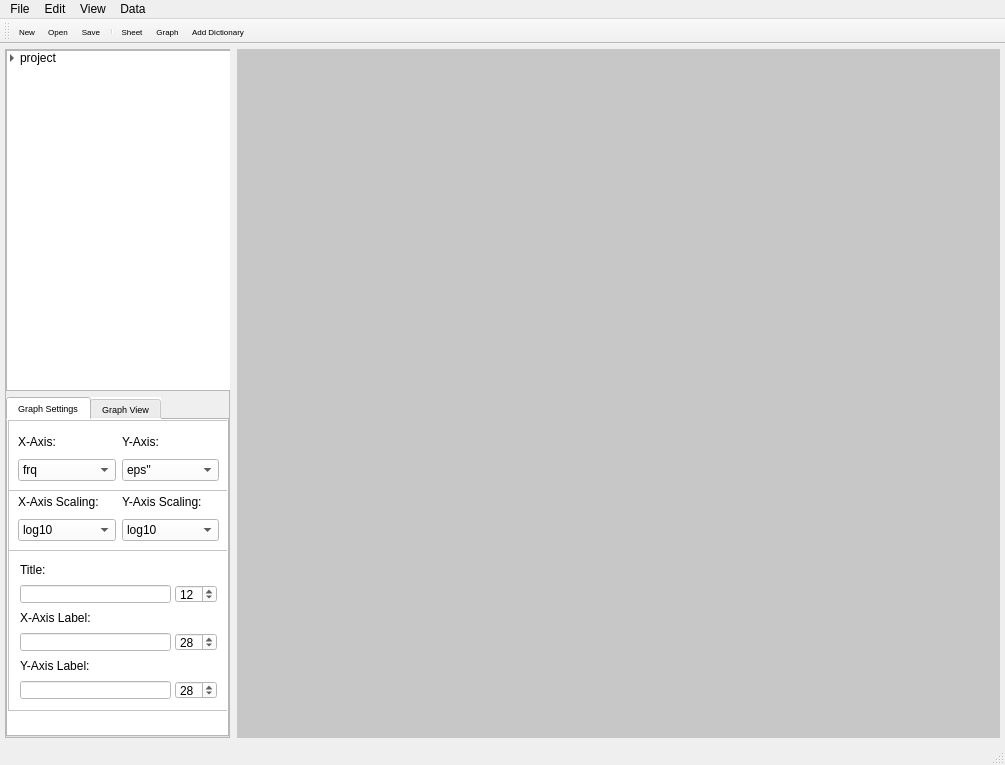
<?xml version="1.0" encoding="UTF-8"?>
<ui version="4.0">
 <class>MainWindow</class>
 <widget class="QMainWindow" name="MainWindow">
  <property name="geometry">
   <rect>
    <x>0</x>
    <y>0</y>
    <width>1005</width>
    <height>765</height>
   </rect>
  </property>
  <property name="windowTitle">
   <string>LSGraph</string>
  </property>
  <property name="windowIcon">
   <iconset>
    <normaloff>../icons/icons8-graph-64.png</normaloff>../icons/icons8-graph-64.png</iconset>
  </property>
  <property name="autoFillBackground">
   <bool>true</bool>
  </property>
  <property name="dockNestingEnabled">
   <bool>false</bool>
  </property>
  <widget class="QWidget" name="centralwidget">
   <layout class="QGridLayout" name="gridLayout">
    <property name="leftMargin">
     <number>5</number>
    </property>
    <property name="topMargin">
     <number>5</number>
    </property>
    <property name="rightMargin">
     <number>5</number>
    </property>
    <property name="bottomMargin">
     <number>5</number>
    </property>
    <property name="horizontalSpacing">
     <number>7</number>
    </property>
    <property name="verticalSpacing">
     <number>0</number>
    </property>
    <item row="0" column="1">
     <widget class="QMdiArea" name="mdiArea">
      <property name="acceptDrops">
       <bool>true</bool>
      </property>
      <property name="background">
       <brush brushstyle="SolidPattern">
        <color alpha="255">
         <red>199</red>
         <green>199</green>
         <blue>199</blue>
        </color>
       </brush>
      </property>
      <property name="viewMode">
       <enum>QMdiArea::SubWindowView</enum>
      </property>
     </widget>
    </item>
    <item row="0" column="0">
     <widget class="QFrame" name="frame">
      <property name="minimumSize">
       <size>
        <width>225</width>
        <height>0</height>
       </size>
      </property>
      <property name="maximumSize">
       <size>
        <width>225</width>
        <height>16777215</height>
       </size>
      </property>
      <property name="frameShape">
       <enum>QFrame::StyledPanel</enum>
      </property>
      <property name="frameShadow">
       <enum>QFrame::Raised</enum>
      </property>
      <layout class="QGridLayout" name="gridLayout_2">
       <property name="leftMargin">
        <number>0</number>
       </property>
       <property name="topMargin">
        <number>0</number>
       </property>
       <property name="rightMargin">
        <number>0</number>
       </property>
       <property name="bottomMargin">
        <number>0</number>
       </property>
       <item row="0" column="0">
        <widget class="CustomTree" name="CustomTree">
         <property name="enabled">
          <bool>true</bool>
         </property>
         <property name="minimumSize">
          <size>
           <width>225</width>
           <height>0</height>
          </size>
         </property>
         <property name="maximumSize">
          <size>
           <width>225</width>
           <height>16777215</height>
          </size>
         </property>
         <property name="acceptDrops">
          <bool>true</bool>
         </property>
         <property name="dragEnabled">
          <bool>true</bool>
         </property>
         <property name="dragDropMode">
          <enum>QAbstractItemView::DragDrop</enum>
         </property>
         <property name="defaultDropAction">
          <enum>Qt::ActionMask</enum>
         </property>
         <property name="selectionMode">
          <enum>QAbstractItemView::ExtendedSelection</enum>
         </property>
         <property name="indentation">
          <number>10</number>
         </property>
         <property name="sortingEnabled">
          <bool>false</bool>
         </property>
         <property name="headerHidden">
          <bool>true</bool>
         </property>
         <attribute name="headerVisible">
          <bool>false</bool>
         </attribute>
         <column>
          <property name="text">
           <string>Loaded Files</string>
          </property>
         </column>
         <item>
          <property name="text">
           <string notr="true">project</string>
          </property>
          <property name="font">
           <font>
            <weight>50</weight>
            <bold>false</bold>
           </font>
          </property>
          <property name="icon">
           <iconset>
            <normaloff>../icons/folder2_29391.png</normaloff>
            <normalon>../icons/folder_open_29392.png</normalon>
            <selectedoff>../icons/folder_open_29392.png</selectedoff>
            <selectedon>../icons/folder_open_29392.png</selectedon>../icons/folder2_29391.png</iconset>
          </property>
          <property name="flags">
           <set>ItemIsSelectable|ItemIsDropEnabled|ItemIsUserCheckable|ItemIsEnabled</set>
          </property>
          <item>
           <property name="text">
            <string>sheets</string>
           </property>
           <property name="icon">
            <iconset>
             <normaloff>../icons/folder2_29391.png</normaloff>
             <normalon>../icons/folder_open_29392.png</normalon>
             <selectedoff>../icons/folder_open_29392.png</selectedoff>
             <selectedon>../icons/folder_open_29392.png</selectedon>../icons/folder2_29391.png</iconset>
           </property>
          </item>
          <item>
           <property name="text">
            <string>graphs</string>
           </property>
           <property name="icon">
            <iconset>
             <normaloff>../icons/folder2_29391.png</normaloff>
             <normalon>../icons/folder_open_29392.png</normalon>
             <selectedoff>../icons/folder_open_29392.png</selectedoff>
             <selectedon>../icons/folder_open_29392.png</selectedon>../icons/folder2_29391.png</iconset>
           </property>
          </item>
          <item>
           <property name="text">
            <string>fit values</string>
           </property>
           <property name="icon">
            <iconset>
             <normaloff>../icons/folder2_29391.png</normaloff>
             <normalon>../icons/folder_open_29392.png</normalon>
             <selectedoff>../icons/folder_open_29392.png</selectedoff>../icons/folder2_29391.png</iconset>
           </property>
          </item>
         </item>
        </widget>
       </item>
       <item row="1" column="0">
        <widget class="QTabWidget" name="tabWidget">
         <property name="font">
          <font>
           <pointsize>7</pointsize>
          </font>
         </property>
         <property name="autoFillBackground">
          <bool>false</bool>
         </property>
         <property name="styleSheet">
          <string notr="true">background-color: rgb(255, 255, 255);</string>
         </property>
         <property name="tabShape">
          <enum>QTabWidget::Rounded</enum>
         </property>
         <property name="currentIndex">
          <number>0</number>
         </property>
         <property name="iconSize">
          <size>
           <width>20</width>
           <height>20</height>
          </size>
         </property>
         <property name="movable">
          <bool>true</bool>
         </property>
         <widget class="QWidget" name="graphSettingsTab">
          <property name="autoFillBackground">
           <bool>false</bool>
          </property>
          <attribute name="title">
           <string>Graph Settings</string>
          </attribute>
          <widget class="QFrame" name="frame_3">
           <property name="geometry">
            <rect>
             <x>0</x>
             <y>60</y>
             <width>221</width>
             <height>71</height>
            </rect>
           </property>
           <property name="frameShape">
            <enum>QFrame::StyledPanel</enum>
           </property>
           <property name="frameShadow">
            <enum>QFrame::Raised</enum>
           </property>
           <layout class="QGridLayout" name="gridLayout_4">
            <item row="1" column="0">
             <widget class="QComboBox" name="xAxisComboBox">
              <property name="duplicatesEnabled">
               <bool>true</bool>
              </property>
              <item>
               <property name="text">
                <string>log10</string>
               </property>
              </item>
              <item>
               <property name="text">
                <string>no scaling</string>
               </property>
              </item>
             </widget>
            </item>
            <item row="0" column="0">
             <widget class="QLabel" name="xAxisLabel">
              <property name="text">
               <string>X-Axis Scaling:</string>
              </property>
             </widget>
            </item>
            <item row="0" column="1">
             <widget class="QLabel" name="yAxisLabel">
              <property name="text">
               <string>Y-Axis Scaling:</string>
              </property>
             </widget>
            </item>
            <item row="1" column="1">
             <widget class="QComboBox" name="yAxisComboBox">
              <property name="duplicatesEnabled">
               <bool>true</bool>
              </property>
              <item>
               <property name="text">
                <string>log10</string>
               </property>
              </item>
              <item>
               <property name="text">
                <string>no scaling</string>
               </property>
              </item>
             </widget>
            </item>
           </layout>
          </widget>
          <widget class="QFrame" name="frame_4">
           <property name="geometry">
            <rect>
             <x>0</x>
             <y>130</y>
             <width>221</width>
             <height>161</height>
            </rect>
           </property>
           <property name="frameShape">
            <enum>QFrame::StyledPanel</enum>
           </property>
           <property name="frameShadow">
            <enum>QFrame::Raised</enum>
           </property>
           <widget class="QLabel" name="label_6">
            <property name="geometry">
             <rect>
              <x>12</x>
              <y>108</y>
              <width>74</width>
              <height>16</height>
             </rect>
            </property>
            <property name="text">
             <string>Y-Axis Label:</string>
            </property>
           </widget>
           <widget class="QLineEdit" name="titleLineEdit">
            <property name="geometry">
             <rect>
              <x>12</x>
              <y>35</y>
              <width>151</width>
              <height>18</height>
             </rect>
            </property>
           </widget>
           <widget class="QLabel" name="xAxisSetLabel">
            <property name="geometry">
             <rect>
              <x>12</x>
              <y>60</y>
              <width>75</width>
              <height>16</height>
             </rect>
            </property>
            <property name="text">
             <string>X-Axis Label:</string>
            </property>
           </widget>
           <widget class="QLabel" name="titleLabel">
            <property name="geometry">
             <rect>
              <x>12</x>
              <y>12</y>
              <width>30</width>
              <height>16</height>
             </rect>
            </property>
            <property name="text">
             <string>Title:</string>
            </property>
           </widget>
           <widget class="QLineEdit" name="xAxisLineEdit">
            <property name="geometry">
             <rect>
              <x>12</x>
              <y>83</y>
              <width>151</width>
              <height>18</height>
             </rect>
            </property>
           </widget>
           <widget class="QLineEdit" name="yAxisLineEdit">
            <property name="geometry">
             <rect>
              <x>12</x>
              <y>131</y>
              <width>151</width>
              <height>18</height>
             </rect>
            </property>
           </widget>
           <widget class="QSpinBox" name="titleSpinBox">
            <property name="geometry">
             <rect>
              <x>167</x>
              <y>35</y>
              <width>42</width>
              <height>18</height>
             </rect>
            </property>
            <property name="value">
             <number>12</number>
            </property>
           </widget>
           <widget class="QSpinBox" name="xAxisSpinBox">
            <property name="geometry">
             <rect>
              <x>167</x>
              <y>83</y>
              <width>42</width>
              <height>18</height>
             </rect>
            </property>
            <property name="value">
             <number>28</number>
            </property>
           </widget>
           <widget class="QSpinBox" name="yAxisSpinBox">
            <property name="geometry">
             <rect>
              <x>167</x>
              <y>131</y>
              <width>42</width>
              <height>18</height>
             </rect>
            </property>
            <property name="value">
             <number>28</number>
            </property>
           </widget>
          </widget>
          <widget class="QFrame" name="frame_5">
           <property name="geometry">
            <rect>
             <x>0</x>
             <y>0</y>
             <width>221</width>
             <height>71</height>
            </rect>
           </property>
           <property name="frameShape">
            <enum>QFrame::StyledPanel</enum>
           </property>
           <property name="frameShadow">
            <enum>QFrame::Raised</enum>
           </property>
           <layout class="QGridLayout" name="gridLayout_5">
            <item row="1" column="0">
             <widget class="QComboBox" name="xAxisDropComboBox">
              <property name="duplicatesEnabled">
               <bool>true</bool>
              </property>
              <item>
               <property name="text">
                <string>frq</string>
               </property>
              </item>
              <item>
               <property name="text">
                <string>eps'</string>
               </property>
              </item>
              <item>
               <property name="text">
                <string>eps''</string>
               </property>
              </item>
             </widget>
            </item>
            <item row="0" column="0">
             <widget class="QLabel" name="xAxisLabel_2">
              <property name="text">
               <string>X-Axis:</string>
              </property>
             </widget>
            </item>
            <item row="0" column="1">
             <widget class="QLabel" name="yAxisLabel_2">
              <property name="text">
               <string>Y-Axis:</string>
              </property>
             </widget>
            </item>
            <item row="1" column="1">
             <widget class="QComboBox" name="yAxisDropComboBox">
              <property name="currentIndex">
               <number>2</number>
              </property>
              <property name="duplicatesEnabled">
               <bool>true</bool>
              </property>
              <item>
               <property name="text">
                <string>frq</string>
               </property>
              </item>
              <item>
               <property name="text">
                <string>eps'</string>
               </property>
              </item>
              <item>
               <property name="text">
                <string>eps''</string>
               </property>
              </item>
             </widget>
            </item>
           </layout>
          </widget>
         </widget>
         <widget class="QWidget" name="viewTab">
          <property name="autoFillBackground">
           <bool>false</bool>
          </property>
          <attribute name="title">
           <string>Graph View</string>
          </attribute>
          <widget class="QLabel" name="label">
           <property name="geometry">
            <rect>
             <x>10</x>
             <y>10</y>
             <width>51</width>
             <height>16</height>
            </rect>
           </property>
           <property name="font">
            <font>
             <weight>50</weight>
             <bold>false</bold>
            </font>
           </property>
           <property name="text">
            <string>Colour:</string>
           </property>
          </widget>
          <widget class="QFrame" name="frame_2">
           <property name="geometry">
            <rect>
             <x>5</x>
             <y>24</y>
             <width>201</width>
             <height>71</height>
            </rect>
           </property>
           <property name="frameShape">
            <enum>QFrame::Panel</enum>
           </property>
           <property name="frameShadow">
            <enum>QFrame::Raised</enum>
           </property>
           <property name="lineWidth">
            <number>1</number>
           </property>
           <layout class="QGridLayout" name="gridLayout_3">
            <property name="leftMargin">
             <number>11</number>
            </property>
            <item row="1" column="8">
             <widget class="QPushButton" name="blue">
              <property name="autoFillBackground">
               <bool>false</bool>
              </property>
              <property name="styleSheet">
               <string notr="true">background-color: rgb(0,0,255);</string>
              </property>
              <property name="text">
               <string/>
              </property>
              <property name="default">
               <bool>false</bool>
              </property>
              <property name="flat">
               <bool>false</bool>
              </property>
             </widget>
            </item>
            <item row="0" column="12">
             <widget class="QPushButton" name="green">
              <property name="autoFillBackground">
               <bool>false</bool>
              </property>
              <property name="styleSheet">
               <string notr="true">background-color: rgb(0, 128, 0);</string>
              </property>
              <property name="text">
               <string/>
              </property>
              <property name="default">
               <bool>false</bool>
              </property>
              <property name="flat">
               <bool>false</bool>
              </property>
             </widget>
            </item>
            <item row="1" column="6">
             <widget class="QPushButton" name="navy">
              <property name="autoFillBackground">
               <bool>false</bool>
              </property>
              <property name="styleSheet">
               <string notr="true">background-color: rgb(0, 0, 128);</string>
              </property>
              <property name="text">
               <string/>
              </property>
              <property name="default">
               <bool>false</bool>
              </property>
              <property name="flat">
               <bool>false</bool>
              </property>
             </widget>
            </item>
            <item row="1" column="10">
             <widget class="QPushButton" name="pink">
              <property name="autoFillBackground">
               <bool>false</bool>
              </property>
              <property name="styleSheet">
               <string notr="true">background-color: rgb(253,0,200);</string>
              </property>
              <property name="text">
               <string/>
              </property>
              <property name="default">
               <bool>false</bool>
              </property>
              <property name="flat">
               <bool>false</bool>
              </property>
             </widget>
            </item>
            <item row="1" column="9">
             <widget class="QPushButton" name="purple">
              <property name="autoFillBackground">
               <bool>false</bool>
              </property>
              <property name="styleSheet">
               <string notr="true">background-color: rgb(171, 0, 255);</string>
              </property>
              <property name="text">
               <string/>
              </property>
              <property name="default">
               <bool>false</bool>
              </property>
              <property name="flat">
               <bool>false</bool>
              </property>
             </widget>
            </item>
            <item row="0" column="0">
             <widget class="QPushButton" name="black">
              <property name="autoFillBackground">
               <bool>false</bool>
              </property>
              <property name="styleSheet">
               <string notr="true">background-color: rgb(0, 0, 0);</string>
              </property>
              <property name="text">
               <string/>
              </property>
              <property name="default">
               <bool>false</bool>
              </property>
              <property name="flat">
               <bool>false</bool>
              </property>
             </widget>
            </item>
            <item row="1" column="0">
             <widget class="QPushButton" name="lime">
              <property name="autoFillBackground">
               <bool>false</bool>
              </property>
              <property name="styleSheet">
               <string notr="true">background-color: rgb(0, 200, 0);</string>
              </property>
              <property name="text">
               <string/>
              </property>
              <property name="default">
               <bool>false</bool>
              </property>
              <property name="flat">
               <bool>false</bool>
              </property>
             </widget>
            </item>
            <item row="1" column="2">
             <widget class="QPushButton" name="aqua">
              <property name="autoFillBackground">
               <bool>false</bool>
              </property>
              <property name="styleSheet">
               <string notr="true">background-color: rgb(0, 255, 255);</string>
              </property>
              <property name="text">
               <string/>
              </property>
              <property name="default">
               <bool>false</bool>
              </property>
              <property name="flat">
               <bool>false</bool>
              </property>
             </widget>
            </item>
            <item row="1" column="1">
             <widget class="QPushButton" name="teal">
              <property name="autoFillBackground">
               <bool>false</bool>
              </property>
              <property name="styleSheet">
               <string notr="true">background-color: rgb(0, 128, 128);</string>
              </property>
              <property name="text">
               <string/>
              </property>
              <property name="default">
               <bool>false</bool>
              </property>
              <property name="flat">
               <bool>false</bool>
              </property>
             </widget>
            </item>
            <item row="1" column="12">
             <widget class="QPushButton" name="crimson">
              <property name="autoFillBackground">
               <bool>false</bool>
              </property>
              <property name="styleSheet">
               <string notr="true">background-color: rgb(220, 20, 60);</string>
              </property>
              <property name="text">
               <string/>
              </property>
              <property name="default">
               <bool>false</bool>
              </property>
              <property name="flat">
               <bool>false</bool>
              </property>
             </widget>
            </item>
            <item row="0" column="1">
             <widget class="QPushButton" name="gray">
              <property name="autoFillBackground">
               <bool>false</bool>
              </property>
              <property name="styleSheet">
               <string notr="true">background-color: rgb(128, 128, 128);</string>
              </property>
              <property name="text">
               <string/>
              </property>
              <property name="default">
               <bool>false</bool>
              </property>
              <property name="flat">
               <bool>false</bool>
              </property>
             </widget>
            </item>
            <item row="0" column="2">
             <widget class="QPushButton" name="maroon">
              <property name="autoFillBackground">
               <bool>false</bool>
              </property>
              <property name="styleSheet">
               <string notr="true">background-color: rgb(128, 0, 0);</string>
              </property>
              <property name="text">
               <string/>
              </property>
              <property name="default">
               <bool>false</bool>
              </property>
              <property name="flat">
               <bool>false</bool>
              </property>
             </widget>
            </item>
            <item row="0" column="6">
             <widget class="QPushButton" name="red">
              <property name="autoFillBackground">
               <bool>false</bool>
              </property>
              <property name="styleSheet">
               <string notr="true">background-color: rgb(255,0,0);</string>
              </property>
              <property name="text">
               <string/>
              </property>
              <property name="default">
               <bool>false</bool>
              </property>
              <property name="flat">
               <bool>false</bool>
              </property>
             </widget>
            </item>
            <item row="0" column="8">
             <widget class="QPushButton" name="orange">
              <property name="autoFillBackground">
               <bool>false</bool>
              </property>
              <property name="styleSheet">
               <string notr="true">background-color: rgb(255, 165, 0);</string>
              </property>
              <property name="text">
               <string/>
              </property>
              <property name="default">
               <bool>false</bool>
              </property>
              <property name="flat">
               <bool>false</bool>
              </property>
             </widget>
            </item>
            <item row="0" column="9">
             <widget class="QPushButton" name="yellow">
              <property name="autoFillBackground">
               <bool>false</bool>
              </property>
              <property name="styleSheet">
               <string notr="true">background-color: rgb(210, 210, 0);</string>
              </property>
              <property name="text">
               <string/>
              </property>
              <property name="default">
               <bool>false</bool>
              </property>
              <property name="flat">
               <bool>false</bool>
              </property>
             </widget>
            </item>
            <item row="0" column="10">
             <widget class="QPushButton" name="olive">
              <property name="autoFillBackground">
               <bool>false</bool>
              </property>
              <property name="styleSheet">
               <string notr="true">background-color: rgb(128, 128, 0);</string>
              </property>
              <property name="text">
               <string/>
              </property>
              <property name="default">
               <bool>false</bool>
              </property>
              <property name="flat">
               <bool>false</bool>
              </property>
             </widget>
            </item>
           </layout>
          </widget>
          <widget class="QLabel" name="label_2">
           <property name="geometry">
            <rect>
             <x>10</x>
             <y>103</y>
             <width>55</width>
             <height>16</height>
            </rect>
           </property>
           <property name="font">
            <font>
             <weight>50</weight>
             <bold>false</bold>
            </font>
           </property>
           <property name="text">
            <string>Symbol:</string>
           </property>
          </widget>
          <widget class="QComboBox" name="comboBox">
           <property name="geometry">
            <rect>
             <x>70</x>
             <y>100</y>
             <width>131</width>
             <height>22</height>
            </rect>
           </property>
           <item>
            <property name="text">
             <string>Circle</string>
            </property>
           </item>
           <item>
            <property name="text">
             <string>Square</string>
            </property>
           </item>
           <item>
            <property name="text">
             <string>Triangle</string>
            </property>
           </item>
           <item>
            <property name="text">
             <string>Star</string>
            </property>
           </item>
           <item>
            <property name="text">
             <string>+</string>
            </property>
           </item>
           <item>
            <property name="text">
             <string>x</string>
            </property>
           </item>
          </widget>
          <widget class="QLabel" name="label_3">
           <property name="geometry">
            <rect>
             <x>10</x>
             <y>140</y>
             <width>91</width>
             <height>16</height>
            </rect>
           </property>
           <property name="font">
            <font>
             <weight>50</weight>
             <bold>false</bold>
            </font>
           </property>
           <property name="text">
            <string>Symbol Size:</string>
           </property>
          </widget>
          <widget class="QSpinBox" name="spinBox">
           <property name="geometry">
            <rect>
             <x>100</x>
             <y>139</y>
             <width>97</width>
             <height>22</height>
            </rect>
           </property>
           <property name="value">
            <number>4</number>
           </property>
          </widget>
          <widget class="QLabel" name="label_4">
           <property name="geometry">
            <rect>
             <x>10</x>
             <y>177</y>
             <width>91</width>
             <height>10</height>
            </rect>
           </property>
           <property name="font">
            <font>
             <weight>50</weight>
             <bold>false</bold>
            </font>
           </property>
           <property name="text">
            <string>Line Width:</string>
           </property>
          </widget>
          <widget class="QSpinBox" name="lineSpinBox">
           <property name="geometry">
            <rect>
             <x>100</x>
             <y>171</y>
             <width>97</width>
             <height>22</height>
            </rect>
           </property>
           <property name="value">
            <number>1</number>
           </property>
          </widget>
          <widget class="QLabel" name="label_5">
           <property name="geometry">
            <rect>
             <x>10</x>
             <y>205</y>
             <width>91</width>
             <height>20</height>
            </rect>
           </property>
           <property name="font">
            <font>
             <weight>50</weight>
             <bold>false</bold>
            </font>
           </property>
           <property name="text">
            <string>Show Legend:</string>
           </property>
          </widget>
          <widget class="QCheckBox" name="legendCheckBox">
           <property name="geometry">
            <rect>
             <x>108</x>
             <y>205</y>
             <width>21</width>
             <height>20</height>
            </rect>
           </property>
           <property name="text">
            <string/>
           </property>
           <property name="checked">
            <bool>true</bool>
           </property>
          </widget>
          <widget class="QLabel" name="label_7">
           <property name="geometry">
            <rect>
             <x>10</x>
             <y>230</y>
             <width>91</width>
             <height>20</height>
            </rect>
           </property>
           <property name="font">
            <font>
             <weight>50</weight>
             <bold>false</bold>
            </font>
           </property>
           <property name="text">
            <string>Show Symbol:</string>
           </property>
          </widget>
          <widget class="QCheckBox" name="symbolCheckBox">
           <property name="geometry">
            <rect>
             <x>108</x>
             <y>232</y>
             <width>21</width>
             <height>20</height>
            </rect>
           </property>
           <property name="text">
            <string/>
           </property>
           <property name="checked">
            <bool>true</bool>
           </property>
          </widget>
         </widget>
        </widget>
       </item>
      </layout>
     </widget>
    </item>
   </layout>
  </widget>
  <widget class="QMenuBar" name="menubar">
   <property name="geometry">
    <rect>
     <x>0</x>
     <y>0</y>
     <width>1005</width>
     <height>26</height>
    </rect>
   </property>
   <widget class="QMenu" name="menuFile">
    <property name="title">
     <string>File</string>
    </property>
    <addaction name="actionNew"/>
    <addaction name="actionOpen"/>
    <addaction name="actionMake_CSV"/>
    <addaction name="separator"/>
    <addaction name="actionGraph"/>
    <addaction name="actionSheet"/>
    <addaction name="separator"/>
    <addaction name="actionSave"/>
    <addaction name="actionSave_as"/>
    <addaction name="separator"/>
    <addaction name="actionSave_VFT_Dict_As"/>
    <addaction name="actionOpen_VFT_Dict"/>
   </widget>
   <widget class="QMenu" name="menuEdit">
    <property name="title">
     <string>Edit</string>
    </property>
    <addaction name="actionUndo"/>
    <addaction name="actionCut"/>
    <addaction name="actionPaste"/>
    <addaction name="separator"/>
    <addaction name="actionUndo_Redo"/>
    <addaction name="actionRedo"/>
   </widget>
   <widget class="QMenu" name="menuView">
    <property name="title">
     <string>View</string>
    </property>
    <addaction name="actionToolbar"/>
   </widget>
   <widget class="QMenu" name="menuFits">
    <property name="title">
     <string>Data</string>
    </property>
    <addaction name="actionSort_Sheets"/>
    <addaction name="actionAdd_Dictionary"/>
   </widget>
   <addaction name="menuFile"/>
   <addaction name="menuEdit"/>
   <addaction name="menuView"/>
   <addaction name="menuFits"/>
  </widget>
  <widget class="QStatusBar" name="statusbar">
   <property name="enabled">
    <bool>true</bool>
   </property>
  </widget>
  <widget class="QToolBar" name="toolBar">
   <property name="font">
    <font>
     <pointsize>6</pointsize>
    </font>
   </property>
   <property name="windowTitle">
    <string>toolBar</string>
   </property>
   <property name="statusTip">
    <string extracomment="Open project"/>
   </property>
   <property name="iconSize">
    <size>
     <width>25</width>
     <height>25</height>
    </size>
   </property>
   <property name="toolButtonStyle">
    <enum>Qt::ToolButtonTextUnderIcon</enum>
   </property>
   <attribute name="toolBarArea">
    <enum>TopToolBarArea</enum>
   </attribute>
   <attribute name="toolBarBreak">
    <bool>false</bool>
   </attribute>
   <addaction name="actionNew"/>
   <addaction name="actionOpen"/>
   <addaction name="actionSave"/>
   <addaction name="separator"/>
   <addaction name="actionSheet"/>
   <addaction name="actionGraph"/>
   <addaction name="actionAdd_Dictionary"/>
  </widget>
  <action name="actionNew_Project">
   <property name="icon">
    <iconset>
     <normaloff>../icons/document_29383.png</normaloff>../icons/document_29383.png</iconset>
   </property>
   <property name="text">
    <string>New Project</string>
   </property>
  </action>
  <action name="actionGraph_2">
   <property name="text">
    <string>New Graph </string>
   </property>
  </action>
  <action name="actionNew_Sheet">
   <property name="text">
    <string>New Sheet</string>
   </property>
  </action>
  <action name="actionSave_as">
   <property name="text">
    <string>Save as...</string>
   </property>
  </action>
  <action name="actionUndo">
   <property name="text">
    <string>Copy</string>
   </property>
  </action>
  <action name="actionCut">
   <property name="text">
    <string>Cut</string>
   </property>
  </action>
  <action name="actionPaste">
   <property name="text">
    <string>Paste</string>
   </property>
  </action>
  <action name="actionUndo_Redo">
   <property name="text">
    <string>Undo</string>
   </property>
  </action>
  <action name="actionRedo">
   <property name="text">
    <string>Redo</string>
   </property>
  </action>
  <action name="actionToolbar">
   <property name="checkable">
    <bool>true</bool>
   </property>
   <property name="checked">
    <bool>true</bool>
   </property>
   <property name="text">
    <string>Toolbar</string>
   </property>
  </action>
  <action name="actionSave">
   <property name="icon">
    <iconset>
     <normaloff>../icons/diskette_29382.png</normaloff>../icons/diskette_29382.png</iconset>
   </property>
   <property name="text">
    <string>Save</string>
   </property>
  </action>
  <action name="actionOpen">
   <property name="icon">
    <iconset>
     <normaloff>../icons/folder2_29391.png</normaloff>../icons/folder2_29391.png</iconset>
   </property>
   <property name="text">
    <string>Open</string>
   </property>
   <property name="statusTip">
    <string extracomment="Open project">open lsgraph project...</string>
   </property>
   <property name="shortcut">
    <string>Ctrl+O</string>
   </property>
   <property name="shortcutContext">
    <enum>Qt::WindowShortcut</enum>
   </property>
  </action>
  <action name="actionNew">
   <property name="icon">
    <iconset>
     <normaloff>../icons/document_29383.png</normaloff>../icons/document_29383.png</iconset>
   </property>
   <property name="text">
    <string>New</string>
   </property>
  </action>
  <action name="actionImport_Data">
   <property name="icon">
    <iconset>
     <normaloff>../icons/add_29356.png</normaloff>../icons/add_29356.png</iconset>
   </property>
   <property name="text">
    <string>Import Data</string>
   </property>
  </action>
  <action name="actionSheet">
   <property name="icon">
    <iconset>
     <normaloff>../icons/new_sheet.png</normaloff>../icons/new_sheet.png</iconset>
   </property>
   <property name="text">
    <string>Sheet</string>
   </property>
  </action>
  <action name="actionGraph">
   <property name="icon">
    <iconset>
     <normaloff>../icons/new_graph.png</normaloff>../icons/new_graph.png</iconset>
   </property>
   <property name="text">
    <string>Graph</string>
   </property>
  </action>
  <action name="actionMake_CSV">
   <property name="text">
    <string>Make CSV</string>
   </property>
  </action>
  <action name="actionSort_Sheets">
   <property name="text">
    <string>Sort Sheets</string>
   </property>
  </action>
  <action name="actionSave_VFT_Dict_As">
   <property name="text">
    <string>Save VFT Dict as...</string>
   </property>
  </action>
  <action name="actionOpen_VFT_Dict">
   <property name="text">
    <string>Open VFT Dict</string>
   </property>
  </action>
  <action name="actionAdd_Dictionary">
   <property name="text">
    <string>Add Dictionary</string>
   </property>
  </action>
 </widget>
 <customwidgets>
  <customwidget>
   <class>CustomTree</class>
   <extends>QTreeWidget</extends>
   <header>customtree.h</header>
  </customwidget>
 </customwidgets>
 <resources/>
 <connections/>
</ui>
